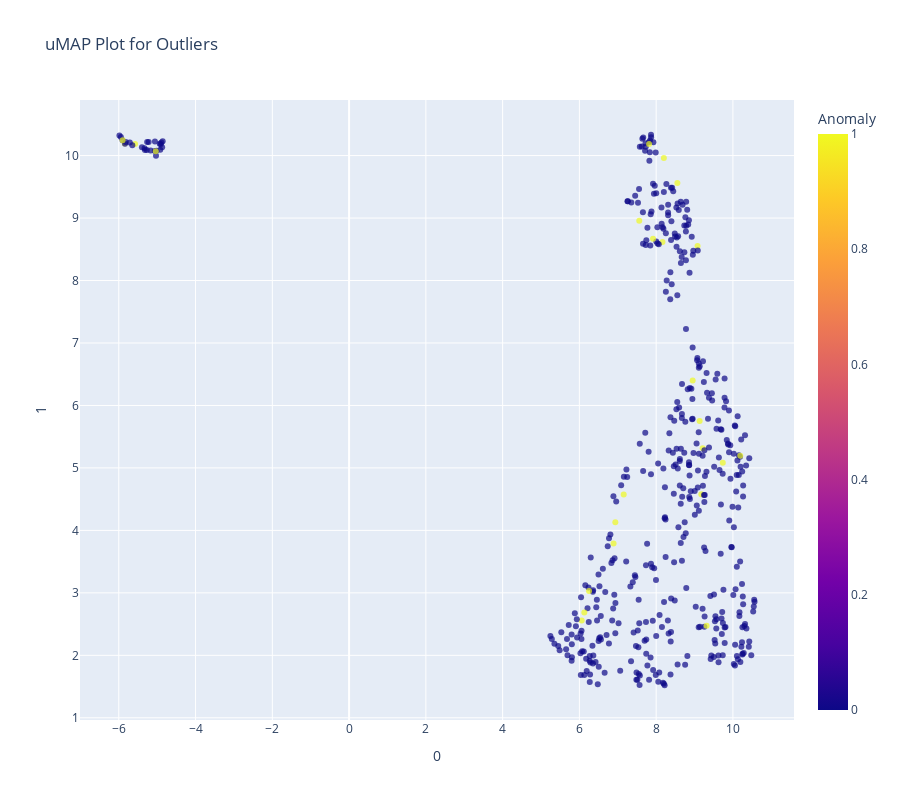

Notebook code cell kept with this figure:
### Code cell
# Analyze model
s.plot_model(iforest, plot = 'umap')

### Figure 1 — Plotly figure (JSON) as saved in the notebook; plotly's stock layout.template omitted (floating-point values rounded to 4 significant figures; data arrays with more than 128 entries replaced by an {"elided": "..."} marker saying what was removed)
{"data": [{"customdata": {"elided": "468x1 int values"}, "hovertemplate": "0=%{x}<br>1=%{y}<br>Feature=%{customdata[0]}<br>Anomaly=%{marker.color}<extra></extra>", "legendgroup": "", "marker": {"color": {"elided": "468 int values"}, "coloraxis": "coloraxis", "opacity": 0.7, "symbol": "circle"}, "mode": "markers", "name": "", "orientation": "v", "showlegend": false, "type": "scatter", "x": {"elided": "468 float values"}, "xaxis": "x", "y": {"elided": "468 float values"}, "yaxis": "y"}], "layout": {"coloraxis": {"colorbar": {"title": {"text": "Anomaly"}}, "colorscale": [[0, "#0d0887"], [0.1111, "#46039f"], [0.2222, "#7201a8"], [0.3333, "#9c179e"], [0.4444, "#bd3786"], [0.5556, "#d8576b"], [0.6667, "#ed7953"], [0.7778, "#fb9f3a"], [0.8889, "#fdca26"], [1, "#f0f921"]]}, "height": 800, "legend": {"tracegroupgap": 0}, "title": {"text": "uMAP Plot for Outliers"}, "width": 900, "xaxis": {"anchor": "y", "domain": [0, 1], "title": {"text": "0"}}, "yaxis": {"anchor": "x", "domain": [0, 1], "title": {"text": "1"}}}}
